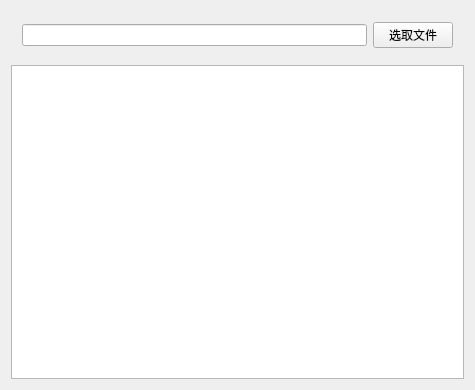
<?xml version="1.0" encoding="UTF-8"?>
<ui version="4.0">
 <class>Widget</class>
 <widget class="QWidget" name="Widget">
  <property name="geometry">
   <rect>
    <x>0</x>
    <y>0</y>
    <width>475</width>
    <height>390</height>
   </rect>
  </property>
  <property name="windowTitle">
   <string>Widget</string>
  </property>
  <layout class="QVBoxLayout" name="verticalLayout">
   <item>
    <widget class="QWidget" name="widget" native="true">
     <layout class="QHBoxLayout" name="horizontalLayout">
      <item>
       <widget class="QLineEdit" name="lineEdit"/>
      </item>
      <item>
       <widget class="QPushButton" name="pushButton">
        <property name="text">
         <string>选取文件</string>
        </property>
       </widget>
      </item>
     </layout>
    </widget>
   </item>
   <item>
    <widget class="QTextEdit" name="textEdit"/>
   </item>
  </layout>
 </widget>
 <layoutdefault spacing="6" margin="11"/>
 <resources/>
 <connections/>
</ui>
